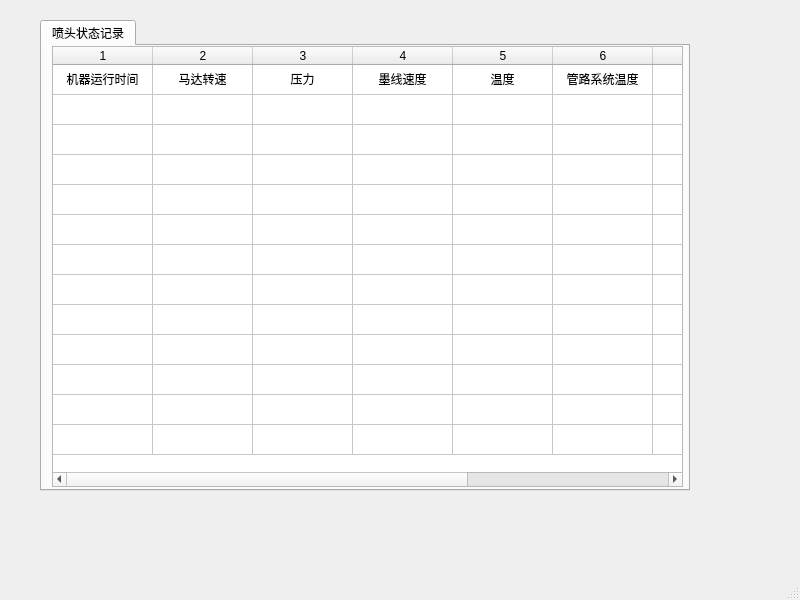
<?xml version="1.0" encoding="UTF-8"?>
<ui version="4.0">
 <class>MaintainManWnd</class>
 <widget class="QMainWindow" name="MaintainManWnd">
  <property name="geometry">
   <rect>
    <x>0</x>
    <y>0</y>
    <width>800</width>
    <height>600</height>
   </rect>
  </property>
  <property name="windowTitle">
   <string>MaintainMan</string>
  </property>
  <widget class="QWidget" name="centralwidget">
   <widget class="QTabWidget" name="tabWidget">
    <property name="geometry">
     <rect>
      <x>40</x>
      <y>20</y>
      <width>650</width>
      <height>471</height>
     </rect>
    </property>
    <property name="currentIndex">
     <number>0</number>
    </property>
    <widget class="QWidget" name="tab_3">
     <attribute name="title">
      <string>喷头状态记录</string>
     </attribute>
     <widget class="QTableWidget" name="tableWidget_2">
      <property name="geometry">
       <rect>
        <x>10</x>
        <y>0</y>
        <width>631</width>
        <height>441</height>
       </rect>
      </property>
      <property name="showGrid">
       <bool>true</bool>
      </property>
      <property name="sortingEnabled">
       <bool>false</bool>
      </property>
      <property name="wordWrap">
       <bool>true</bool>
      </property>
      <property name="cornerButtonEnabled">
       <bool>true</bool>
      </property>
      <property name="rowCount">
       <number>13</number>
      </property>
      <property name="columnCount">
       <number>9</number>
      </property>
      <attribute name="horizontalHeaderCascadingSectionResizes">
       <bool>false</bool>
      </attribute>
      <attribute name="verticalHeaderVisible">
       <bool>false</bool>
      </attribute>
      <row/>
      <row/>
      <row/>
      <row/>
      <row/>
      <row/>
      <row/>
      <row/>
      <row/>
      <row/>
      <row/>
      <row/>
      <row/>
      <column/>
      <column/>
      <column/>
      <column/>
      <column/>
      <column/>
      <column/>
      <column/>
      <column/>
      <item row="0" column="0">
       <property name="text">
        <string>机器运行时间</string>
       </property>
       <property name="textAlignment">
        <set>AlignHCenter|AlignVCenter|AlignCenter</set>
       </property>
      </item>
      <item row="0" column="1">
       <property name="text">
        <string>马达转速</string>
       </property>
       <property name="textAlignment">
        <set>AlignHCenter|AlignVCenter|AlignCenter</set>
       </property>
      </item>
      <item row="0" column="2">
       <property name="text">
        <string>压力</string>
       </property>
       <property name="font">
        <font>
         <kerning>true</kerning>
        </font>
       </property>
       <property name="textAlignment">
        <set>AlignHCenter|AlignVCenter|AlignCenter</set>
       </property>
      </item>
      <item row="0" column="3">
       <property name="text">
        <string>墨线速度</string>
       </property>
       <property name="textAlignment">
        <set>AlignHCenter|AlignVCenter|AlignCenter</set>
       </property>
      </item>
      <item row="0" column="4">
       <property name="text">
        <string>温度</string>
       </property>
       <property name="textAlignment">
        <set>AlignHCenter|AlignVCenter|AlignCenter</set>
       </property>
      </item>
      <item row="0" column="5">
       <property name="text">
        <string>管路系统温度</string>
       </property>
       <property name="textAlignment">
        <set>AlignHCenter|AlignVCenter|AlignCenter</set>
       </property>
      </item>
     </widget>
    </widget>
   </widget>
  </widget>
  <widget class="QMenuBar" name="menubar">
   <property name="geometry">
    <rect>
     <x>0</x>
     <y>0</y>
     <width>800</width>
     <height>23</height>
    </rect>
   </property>
  </widget>
  <widget class="QStatusBar" name="statusbar"/>
 </widget>
 <resources/>
 <connections/>
</ui>
